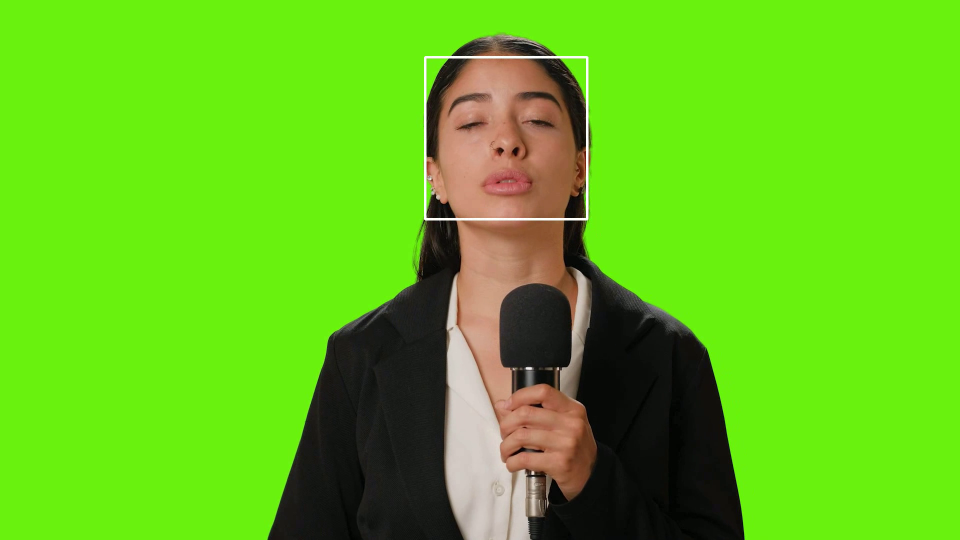
#> input picture frame 9 of 13 - Video Processing/04-find-faces-in-videos/output.avi, 1920 x 1080 px, given in place of the camera (shown at 1/2 size)
$ python main.py
#> lines starting #> are read from the running program, lines starting #| are printed output that depends on the picture; after the words box and inside, x2 and y2 are one past the last pixel; in counts of white or black regions, pixels touching at a corner belong together
import cv2

video = cv2.VideoCapture(0)
fps = video.get(cv2.CAP_PROP_FPS)
success, frame = video.read()
#> frame is the input picture: shape (1080, 1920, 3); mean B, G, R 25.7, 194.7, 99.5

height = frame.shape[0]
#> height = 1080
widht = frame.shape[1]
#> widht = 1920

face_cascade = cv2.CascadeClassifier('faces.xml')
output = cv2.VideoWriter('output.avi', cv2.VideoWriter_fourcc(*'DIVX'), fps, (widht, height))

while success:
    faces = face_cascade.detectMultiScale(frame, 1.2, 8)
#> faces = [[866, 123, 290, 290]]
    for (x, y, w, h) in faces :
        cv2.rectangle(frame,(x, y), (x + w, y + h), (255, 255, 255), 4)
#> this loop made 1 pass
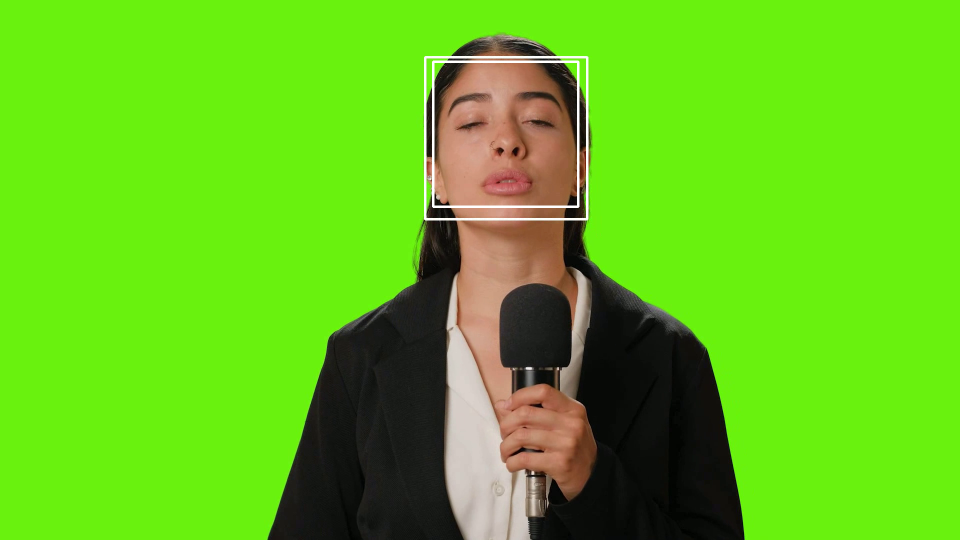
#> frame: shape (1080, 1920, 3) (shown at 1/2 size); 0.28% of pixels changed, all inside (x1, y1, x2, y2) = (864, 121, 1159, 416)
    cv2.imshow("Recording...", frame)
    key = cv2.waitKey(1)
#> (key q is pressed here)
    if key == ord('q'):
        break
    output.write(frame)
    success, frame = video.read()

output.release()
video.release()
cv2.destroyAllWindows()

$ run again, starting later in the video
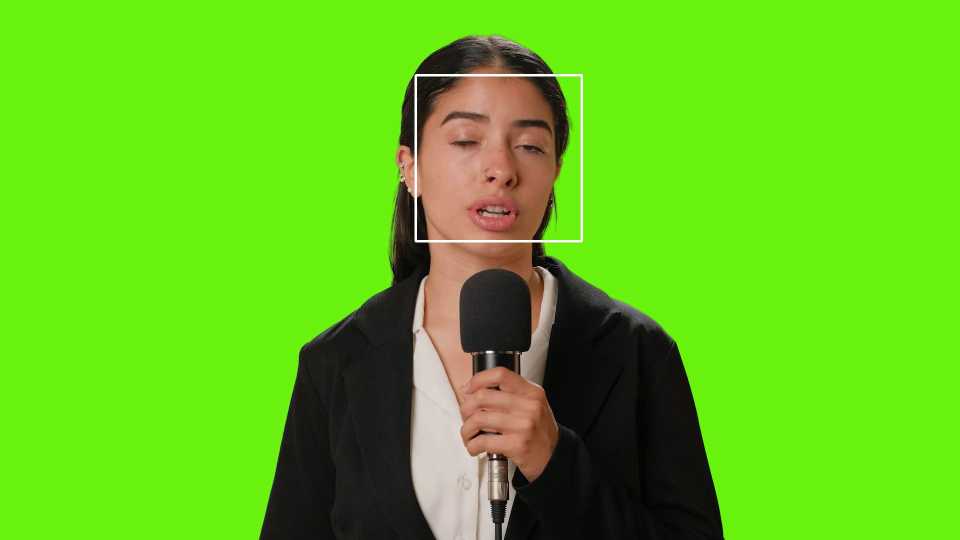
#> input picture frame 40 of 13 - Video Processing/04-find-faces-in-videos/output.avi, 1920 x 1080 px, given in place of the camera (shown at 1/2 size)
#> frame is the input picture: shape (1080, 1920, 3); mean B, G, R 25.8, 195.4, 99.3
#> faces = [[830, 149, 335, 335]]
#> the loop `for (x, y, w, h) in faces :` made 1 pass
#> after the loop `for (x, y, w, h) in faces :`:
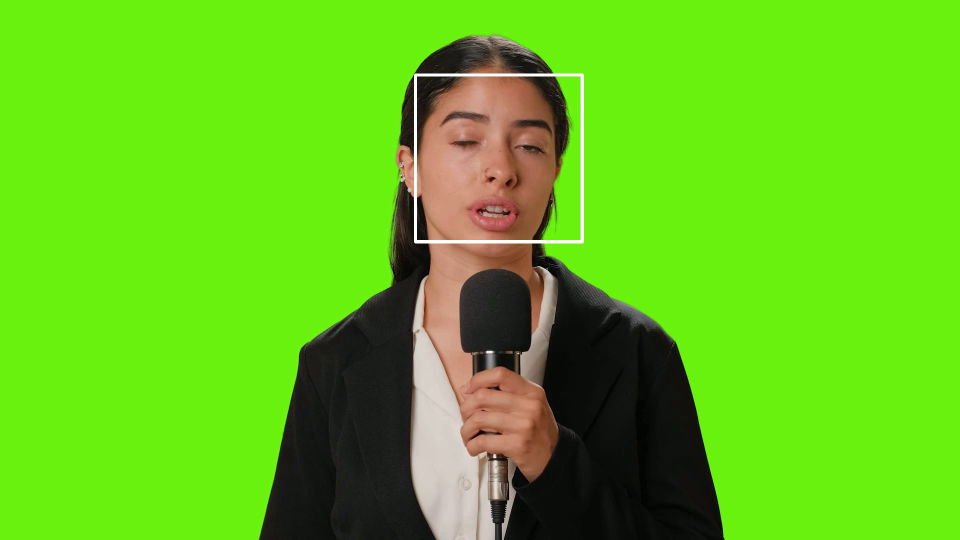
#> frame: shape (1080, 1920, 3) (shown at 1/2 size); 0.32% of pixels changed, all inside (x1, y1, x2, y2) = (828, 147, 1168, 487)

$ run again, starting later in the video
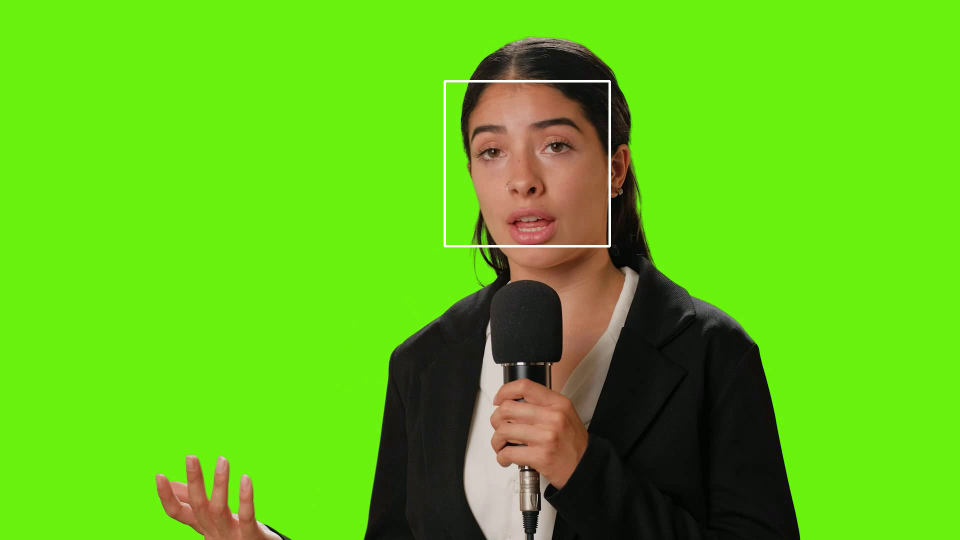
#> input picture frame 72 of 13 - Video Processing/04-find-faces-in-videos/output.avi, 1920 x 1080 px, given in place of the camera (shown at 1/2 size)
#> frame is the input picture: shape (1080, 1920, 3); mean B, G, R 24, 193.5, 98.4
#> faces = [[954, 760, 110, 110], [893, 169, 320, 320]]
#> the loop `for (x, y, w, h) in faces :` made 2 passes
#> after the loop `for (x, y, w, h) in faces :`:
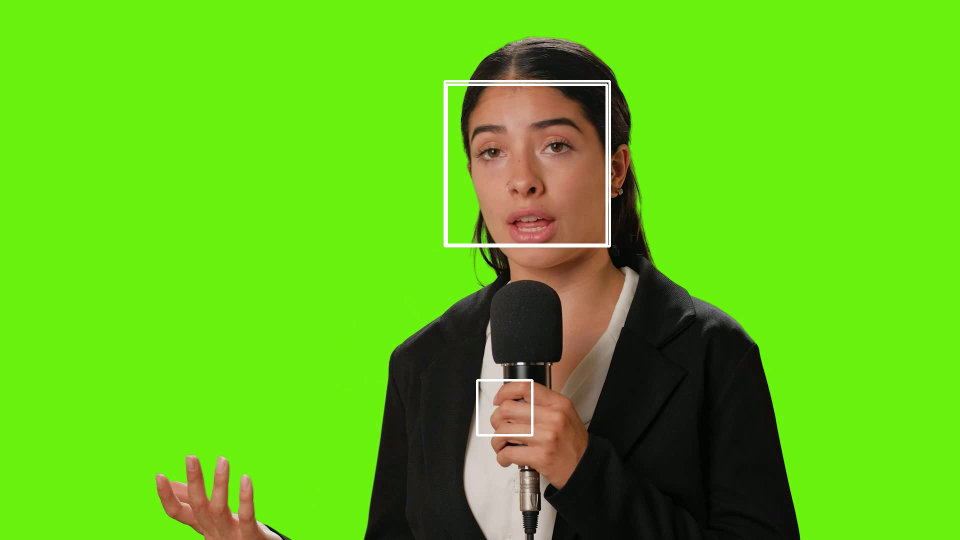
#> frame: shape (1080, 1920, 3) (shown at 1/2 size); 0.41% of pixels changed, all inside (x1, y1, x2, y2) = (891, 167, 1216, 873)
